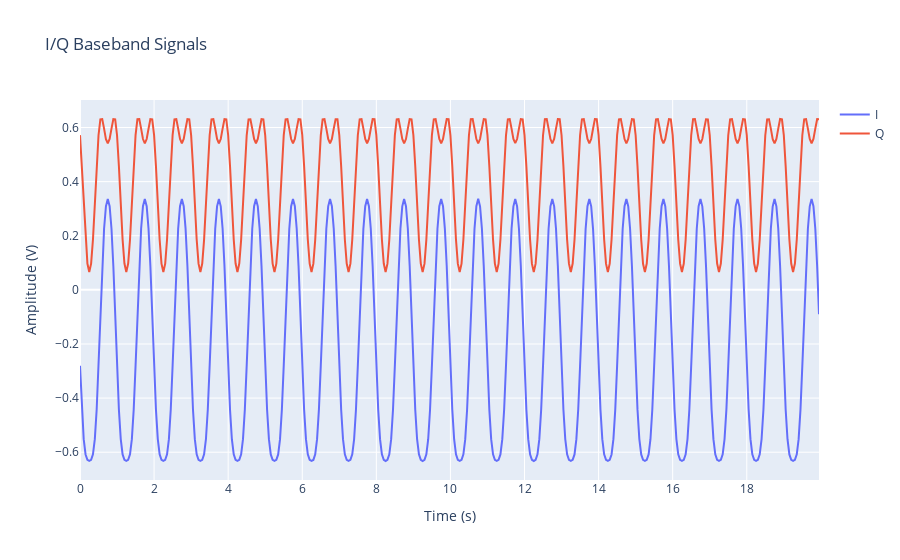

The cell this chart's notebook holds for it:
### Markdown cell above
Plot the baseband

### Code cell
import plotly.graph_objs as go

fig = go.Figure()

fig.add_trace(go.Scatter(
    x=timestamp[0, 0, :],
    y=np.real(baseband[0, 0, :]),
    name='I',
))
fig.add_trace(go.Scatter(
    x=timestamp[0, 0, :],
    y=np.imag(baseband[0, 0, :]),
    name='Q',
))

fig.update_layout(
    title='I/Q Baseband Signals',
    yaxis=dict(title='Amplitude (V)'),
    xaxis=dict(title='Time (s)'),
)

fig.show()

### Figure 1 — Plotly figure (JSON) as saved in the notebook; plotly's stock layout.template omitted (floating-point values rounded to 4 significant figures; data arrays with more than 128 entries replaced by an {"elided": "..."} marker saying what was removed)
{"data": [{"name": "I", "type": "scatter", "x": {"elided": "400 float values"}, "y": {"elided": "400 float values"}}, {"name": "Q", "type": "scatter", "x": {"elided": "400 float values"}, "y": {"elided": "400 float values"}}], "layout": {"title": {"text": "I/Q Baseband Signals"}, "xaxis": {"title": {"text": "Time (s)"}}, "yaxis": {"title": {"text": "Amplitude (V)"}}}}
